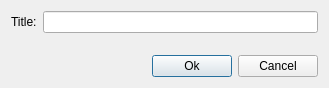
<?xml version="1.0" encoding="UTF-8"?>
<ui version="4.0">
 <class>DialogDockProperties</class>
 <widget class="QDialog" name="DialogDockProperties">
  <property name="geometry">
   <rect>
    <x>0</x>
    <y>0</y>
    <width>329</width>
    <height>88</height>
   </rect>
  </property>
  <property name="windowTitle">
   <string>Dialog</string>
  </property>
  <layout class="QVBoxLayout" name="verticalLayout">
   <item>
    <layout class="QFormLayout" name="formLayout">
     <item row="0" column="0">
      <widget class="QLabel" name="label">
       <property name="text">
        <string>Title:</string>
       </property>
      </widget>
     </item>
     <item row="0" column="1">
      <widget class="QLineEdit" name="lineEditDockName"/>
     </item>
    </layout>
   </item>
   <item>
    <spacer name="verticalSpacer">
     <property name="orientation">
      <enum>Qt::Vertical</enum>
     </property>
     <property name="sizeHint" stdset="0">
      <size>
       <width>20</width>
       <height>1</height>
      </size>
     </property>
    </spacer>
   </item>
   <item>
    <layout class="QHBoxLayout" name="horizontalLayout">
     <item>
      <spacer name="horizontalSpacer">
       <property name="orientation">
        <enum>Qt::Horizontal</enum>
       </property>
       <property name="sizeHint" stdset="0">
        <size>
         <width>40</width>
         <height>20</height>
        </size>
       </property>
      </spacer>
     </item>
     <item>
      <widget class="QPushButton" name="pushButtonOk">
       <property name="text">
        <string>Ok</string>
       </property>
      </widget>
     </item>
     <item>
      <widget class="QPushButton" name="pushButtonCancel">
       <property name="text">
        <string>Cancel</string>
       </property>
      </widget>
     </item>
    </layout>
   </item>
  </layout>
 </widget>
 <resources/>
 <connections>
  <connection>
   <sender>pushButtonOk</sender>
   <signal>clicked()</signal>
   <receiver>DialogDockProperties</receiver>
   <slot>accept()</slot>
   <hints>
    <hint type="sourcelabel">
     <x>189</x>
     <y>65</y>
    </hint>
    <hint type="destinationlabel">
     <x>164</x>
     <y>43</y>
    </hint>
   </hints>
  </connection>
  <connection>
   <sender>pushButtonCancel</sender>
   <signal>clicked()</signal>
   <receiver>DialogDockProperties</receiver>
   <slot>reject()</slot>
   <hints>
    <hint type="sourcelabel">
     <x>279</x>
     <y>65</y>
    </hint>
    <hint type="destinationlabel">
     <x>164</x>
     <y>43</y>
    </hint>
   </hints>
  </connection>
 </connections>
</ui>
